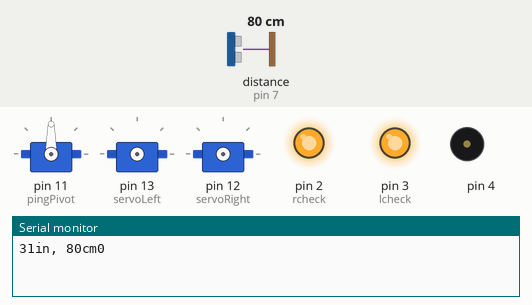
Simulated run of this sketch. Board: Arduino Uno, built with avr-gcc and run on an emulated ATmega328P. Parts: 3 × servo, output pins drawn as LEDs (lit = HIGH), buzzer (waves = sounding), the last lines printed to the serial monitor. Wiring (inferred from the names in the program): ultrasonic range finder: trigger pin 7; echo pin 7. The inputs (shaded band) are chosen by the test bench; at power-on: distance to the obstacle (sensor on pin 7) 80 cm. The echo pulse lasts 58.3 µs per cm; random numbers use the default seed unless the sketch sets one.

Above: at 2.2 s.
2.3 s: distance to the obstacle (sensor on pin 7) set to 14 cm
6.2 s: distance to the obstacle (sensor on pin 7) set to 11 cm
At 9.4 s:
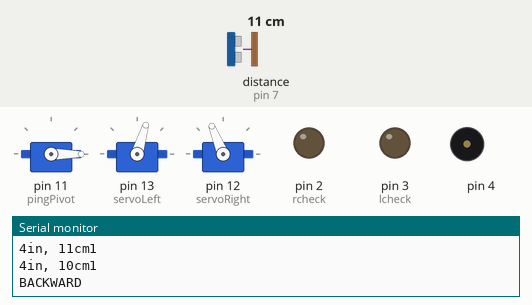
10.1 s: distance to the obstacle (sensor on pin 7) set to 18 cm
At 13.6 s:
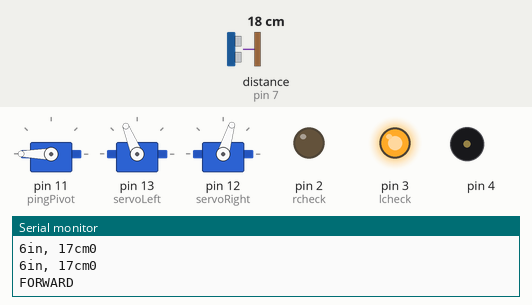
13.8 s: distance to the obstacle (sensor on pin 7) set to 2 cm
At 17.6 s:
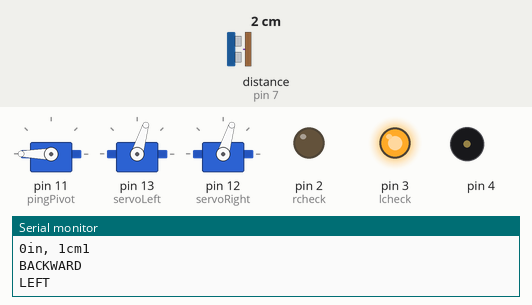
Timing chart, 0 to 22.1 s (numbered marks = the images above; inputs shaded):
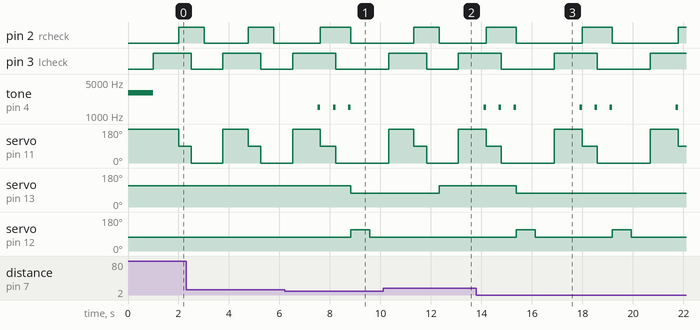

The sketch:

ShieldBot_PING_Roaming.ino
```cpp
// Summary: Pauses to check surroundings, then moves away from obstacles. If no obstacles, then go forward.
// DONE
#include <Servo.h>                           // Include servo library
const int rcheck = 2; // LEFT INDICATE LED. Place this LED on the bot's right.
const int lcheck = 3; // RIGHT INDICATE LED. Place this LED on the bot's left.
const int pingPin = 7; // this constant won't change. It's the pin number of the sensor's output.
const long closeRangeInch = 4; // object is this amount of inches away or less to be considered when picking direction
const int movementTime = 750; // time to move after each check (ms)
Servo pingPivot; // Declare standard servo
Servo servoLeft;                             // Declare left and right servos
Servo servoRight;
void setup() {
  Serial.begin(9600);
  pinMode(2, OUTPUT);
  pinMode(3, OUTPUT);
  pinMode(4, OUTPUT);
  pinMode(12, OUTPUT);
  pinMode(13, OUTPUT);
  tone(4, 3000, 1000);                       // Play tone for 1 second
  delay(1000);                               // Delay to finish tone
  pingPivot.attach(11); // Attach to pin 11
  // test
  /* pingPivot.writeMicroseconds(0);
    delay(1000);
    pingPivot.writeMicroseconds(1500);
    delay(1000);
    pingPivot.writeMicroseconds(3000); */
}
void loop() {
  int dirCheck1 = checkDirection(1);
  int dirCheck2 = checkDirection(2);
  int dirCheck3 = checkDirection(3);
  servoLeft.attach(13);                      // Attach left signal to pin 13
  servoRight.attach(12);                     // Attach right signal to pin 12
  if ((dirCheck1 == 1) && (dirCheck2 == 1) && (dirCheck3 == 1)) { // object on left / ahead / right
    Serial.println("BACKWARD");
    maneuver(-200, -200, movementTime);
    // keep out of infinite loop
    long decide = random(1, 2); // 1 LEFT, 2 RIGHT
    if (decide == 1) {
      Serial.println("LEFT");
      maneuver(-200, 200, movementTime); // LEFT
    }
    if (decide == 2) {
      Serial.println("RIGHT");
      maneuver(200, -200, movementTime); // RIGHT
    }
  }
  if ((dirCheck1 == 1) && (dirCheck2 == 1) && (dirCheck3 == 0)) { // object on left / ahead
    Serial.println("RIGHT");
    maneuver(200, -200, movementTime);
  }
  if ((dirCheck1 == 1) && (dirCheck2 == 0) && (dirCheck3 == 0)) { // object on left
    Serial.println("RIGHT");
    maneuver(200, -200, movementTime);
  }
  if ((dirCheck1 == 0) && (dirCheck2 == 1) && (dirCheck3 == 1)) { // object on ahead / right
    Serial.println("LEFT");
    maneuver(-200, 200, movementTime); // LEFT
  }
  if ((dirCheck1 == 1) && (dirCheck2 == 0) && (dirCheck3 == 1)) { // object on left / right
    Serial.println("FORWARD");
    maneuver(200, 200, movementTime);
  }
  if ((dirCheck1 == 0) && (dirCheck2 == 0) && (dirCheck3 == 1)) { // object on right
    Serial.println("LEFT");
    maneuver(-200, 200, movementTime); // LEFT
  }
  if ((dirCheck1 == 0) && (dirCheck2 == 1) && (dirCheck3 == 0)) { // object on ahead
    long decide = random(1, 2); // 1 LEFT, 2 RIGHT
    if (decide == 1) {
      Serial.println("LEFT");
      maneuver(-200, 200, movementTime); // LEFT
    }
    if (decide == 2) {
      Serial.println("RIGHT");
      maneuver(200, -200, movementTime); // RIGHT
    }
  }
  if ((dirCheck1 == 0) && (dirCheck2 == 0) && (dirCheck3 == 0)) { // no nearby objects
    Serial.println("FORWARD");
    maneuver(200, 200, movementTime);
  }
  servoLeft.detach();
  servoRight.detach();
}
int checkDirection(int direct) {
  // DIRECT: 1 = LEFT | 2 = FRONT | 3 = BACK
  int obstacle = 0;
  if (direct == 1) {
    digitalWrite(lcheck, HIGH);
    pingPivot.write(180);
    delay(500);
  }
  if (direct == 2) {
    digitalWrite(lcheck, HIGH);
    digitalWrite(rcheck, HIGH);
    pingPivot.write(90);
  }
  if (direct == 3) {
    digitalWrite(rcheck, HIGH);
    pingPivot.write(0);
  }
  delay(500);
  long prox = getPing();
  if (prox <= closeRangeInch) {
    tone(4, 1500, 100);                       // Play tone for 1 second
    delay(100);                               // Delay to finish tone
    obstacle = 1;
  }
  digitalWrite(lcheck, LOW);
  digitalWrite(rcheck, LOW);
  Serial.println(obstacle);
  return obstacle;
}
long microsecondsToInches(long microseconds) {
  // According to Parallax's datasheet for the PING))), there are 73.746
  // microseconds per inch (i.e. sound travels at 1130 feet per second).
  // This gives the distance travelled by the ping, outbound and return,
  // so we divide by 2 to get the distance of the obstacle.
  // See: http://www.parallax.com/dl/docs/prod/acc/28015-PING-v1.3.pdf
  return microseconds / 74 / 2;
}
long microsecondsToCentimeters(long microseconds) {
  // The speed of sound is 340 m/s or 29 microseconds per centimeter.
  // The ping travels out and back, so to find the distance of the object we
  // take half of the distance travelled.
  return microseconds / 29 / 2;
}
long getPing() {
  // establish variables for duration of the ping, and the distance result
  // in inches and centimeters:
  long duration, inches, cm;
  // The PING))) is triggered by a HIGH pulse of 2 or more microseconds.
  // Give a short LOW pulse beforehand to ensure a clean HIGH pulse:
  pinMode(pingPin, OUTPUT);
  digitalWrite(pingPin, LOW);
  delayMicroseconds(2);
  digitalWrite(pingPin, HIGH);
  delayMicroseconds(5);
  digitalWrite(pingPin, LOW);
  // The same pin is used to read the signal from the PING))): a HIGH pulse
  // whose duration is the time (in microseconds) from the sending of the ping
  // to the reception of its echo off of an object.
  pinMode(pingPin, INPUT);
  duration = pulseIn(pingPin, HIGH);
  // convert the time into a distance
  inches = microsecondsToInches(duration);
  cm = microsecondsToCentimeters(duration);
  Serial.print(inches);
  Serial.print("in, ");
  Serial.print(cm);
  Serial.print("cm");
  return inches;
}
void maneuver(int speedLeft, int speedRight, int msTime)
{
  // speedLeft, speedRight ranges: Backward  Linear  Stop  Linear   Forward
  //                               -50      -100......0......100       50
  servoLeft.writeMicroseconds(1500 + speedLeft);   // Set left servo speed
  servoRight.writeMicroseconds(1500 - speedRight); // Set right servo speed
  if (msTime == -1)                                // if msTime = -1
  {
    servoLeft.detach();                            // Stop servo signals
    servoRight.detach();
  }
  delay(msTime);                                   // Delay for msTime
}
```

Measured:
- the behaviour switches between 13 and 12 cm on distance to the obstacle (sensor on pin 7) (found by bisection; images 0 and 1)
- after the input at 6.2 s, tone on pin 4: alternates 1500 Hz for 0.10 s and silent for 0.50 s, 6 changes in all, then stays silent, starting after 1.3 s; servo on pin 13 (servoLeft): 112° → 73° after 2.6 s; servo on pin 12 (servoRight): 73° → 112° after 2.6 s, → 73° 0.75 s later
- after the input at 10.1 s, servo on pin 13 (servoLeft): 73° → 112° after 2.2 s
- after the input at 13.8 s, tone on pin 4: silent → 1500 Hz after 0.28 s, then repeats every 3.8 s: 2 × (silent 0.50 s, 1500 Hz 0.10 s), silent 2.5 s, 1500 Hz 0.10 s; servo on pin 13 (servoLeft): 112° → 73° after 1.6 s; servo on pin 12 (servoRight): alternates 112° for 0.75 s and 73° for 3.1 s, starting after 1.6 s
- by itself, pin 2 (rcheck): alternates HIGH for 1.2 s and LOW for 2.6 s
- by itself, pin 3 (lcheck): alternates HIGH for 1.7 s and LOW for 2.1 s
